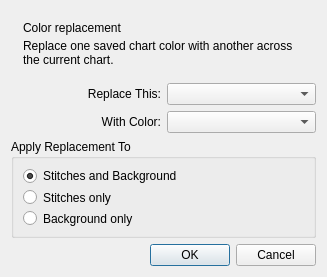
<?xml version="1.0" encoding="UTF-8"?>
<ui version="4.0">
 <class>ColorReplacer</class>
 <widget class="QDialog" name="ColorReplacer">
  <property name="geometry">
   <rect>
    <x>0</x>
    <y>0</y>
    <width>327</width>
    <height>252</height>
   </rect>
  </property>
  <property name="windowTitle">
   <string>Replace a color</string>
  </property>
  <layout class="QVBoxLayout" name="verticalLayout">
   <item>
    <widget class="QWidget" name="replaceSummaryCard">
     <layout class="QVBoxLayout" name="verticalLayout_2">
      <property name="spacing">
       <number>4</number>
      </property>
      <property name="leftMargin">
       <number>12</number>
      </property>
      <property name="topMargin">
       <number>10</number>
      </property>
      <property name="rightMargin">
       <number>12</number>
      </property>
      <property name="bottomMargin">
       <number>10</number>
      </property>
      <item>
       <widget class="QLabel" name="replaceSummaryTitle">
        <property name="dialogRole" stdset="0">
         <string>title</string>
        </property>
        <property name="text">
         <string>Color replacement</string>
        </property>
       </widget>
      </item>
      <item>
       <widget class="QLabel" name="replaceSummaryHint">
        <property name="dialogRole" stdset="0">
         <string>hint</string>
        </property>
        <property name="wordWrap">
         <bool>true</bool>
        </property>
        <property name="text">
         <string>Replace one saved chart color with another across the current chart.</string>
        </property>
       </widget>
      </item>
     </layout>
    </widget>
   </item>
   <item>
    <layout class="QHBoxLayout" name="horizontalLayout">
     <item>
      <widget class="QLabel" name="label">
       <property name="text">
        <string>Replace This:</string>
       </property>
       <property name="alignment">
        <set>Qt::AlignRight|Qt::AlignTrailing|Qt::AlignVCenter</set>
       </property>
      </widget>
     </item>
     <item>
      <widget class="QComboBox" name="originalColor">
       <property name="iconSize">
        <size>
         <width>32</width>
         <height>32</height>
        </size>
       </property>
      </widget>
     </item>
    </layout>
   </item>
   <item>
    <layout class="QHBoxLayout" name="horizontalLayout_2">
     <item>
      <widget class="QLabel" name="label_2">
       <property name="text">
        <string>With Color:</string>
       </property>
       <property name="alignment">
        <set>Qt::AlignRight|Qt::AlignTrailing|Qt::AlignVCenter</set>
       </property>
      </widget>
     </item>
     <item>
      <widget class="QComboBox" name="newColor">
       <property name="iconSize">
        <size>
         <width>32</width>
         <height>32</height>
        </size>
       </property>
      </widget>
     </item>
    </layout>
   </item>
   <item>
    <widget class="QGroupBox" name="scopeGroup">
     <property name="title">
      <string>Apply Replacement To</string>
     </property>
     <layout class="QVBoxLayout" name="verticalLayout_3">
      <item>
       <widget class="QRadioButton" name="stitchesAndBackground">
        <property name="text">
         <string>Stitches and Background</string>
        </property>
        <property name="checked">
         <bool>true</bool>
        </property>
       </widget>
      </item>
      <item>
       <widget class="QRadioButton" name="stitchesOnly">
        <property name="text">
         <string>Stitches only</string>
        </property>
       </widget>
      </item>
      <item>
       <widget class="QRadioButton" name="backgroundOnly">
        <property name="text">
         <string>Background only</string>
        </property>
       </widget>
      </item>
     </layout>
    </widget>
   </item>
   <item>
    <widget class="QDialogButtonBox" name="buttonBox">
     <property name="orientation">
      <enum>Qt::Horizontal</enum>
     </property>
     <property name="standardButtons">
      <set>QDialogButtonBox::Cancel|QDialogButtonBox::Ok</set>
     </property>
    </widget>
   </item>
  </layout>
 </widget>
 <resources/>
 <connections>
  <connection>
   <sender>buttonBox</sender>
   <signal>accepted()</signal>
   <receiver>ColorReplacer</receiver>
   <slot>accept()</slot>
   <hints>
    <hint type="sourcelabel">
     <x>248</x>
     <y>254</y>
    </hint>
    <hint type="destinationlabel">
     <x>157</x>
     <y>274</y>
    </hint>
   </hints>
  </connection>
  <connection>
   <sender>buttonBox</sender>
   <signal>rejected()</signal>
   <receiver>ColorReplacer</receiver>
   <slot>reject()</slot>
   <hints>
    <hint type="sourcelabel">
     <x>316</x>
     <y>260</y>
    </hint>
    <hint type="destinationlabel">
     <x>286</x>
     <y>274</y>
    </hint>
   </hints>
  </connection>
 </connections>
</ui>
